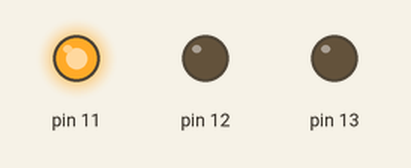
The sketch below on a simulated Arduino Uno, built with avr-gcc and run on an emulated ATmega328P. On the bench: output pins drawn as LEDs (lit = HIGH).

Above: at 0.5 s.
At 1.5 s:
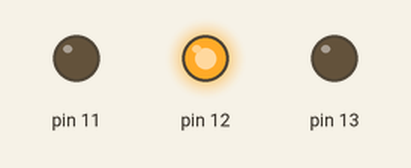
At 2.5 s:
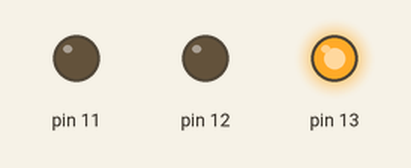
At 3.5 s:
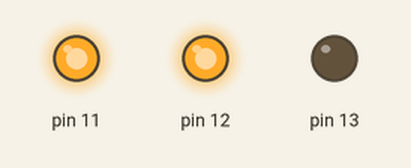
At 4.5 s:
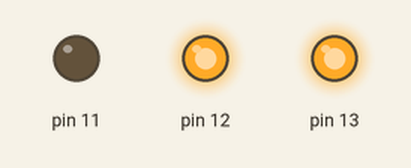
At 5.5 s:
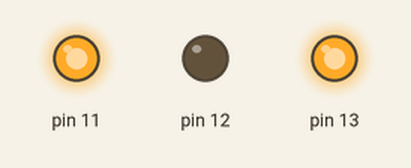
Timing chart, 0 to 7.8 s (numbered marks = the images above):
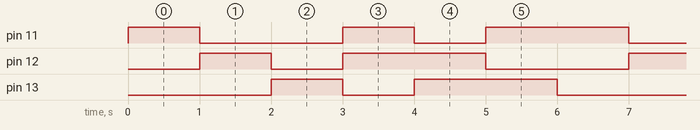

Measured:
- by itself, pin 11: repeats every 6.0 s: LOW 2.0 s, HIGH 1.0 s, LOW 1.0 s, HIGH 2.0 s
- by itself, pin 12, pin 13: repeats every 6.0 s: LOW 1.0 s, HIGH 2.0 s, LOW 2.0 s, HIGH 1.0 s
- by itself, everything shown: repeats every 6.0 s, in 7 steps

The sketch:

LED.ino
```cpp
/*
 Created by: Ian Smith-Chao
 Created on: March 2026

 Turns an LED on for one second, then off for one second, repeatedly.
*/

void setup()
{
  pinMode(11, OUTPUT);
  pinMode(12, OUTPUT);
  pinMode(13, OUTPUT);
}

void loop()
{
  // Turn on LED 11, turn off others
  digitalWrite(11, HIGH);
  digitalWrite(12, LOW);
  digitalWrite(13, LOW);
  delay(1000); // Wait for 1000 millisecond(s)

  // Turn on LED 12, turn off others
  digitalWrite(11, LOW);
  digitalWrite(12, HIGH);
  digitalWrite(13, LOW);
  delay(1000); // Wait for 1000 millisecond(s)

  // Turn on LED 13, turn off others
  digitalWrite(11, LOW);
  digitalWrite(12, LOW);
  digitalWrite(13, HIGH);
  delay(1000); // Wait for 1000 millisecond(s)

  // Turn on LED 11, turn off others
  digitalWrite(11, HIGH);
  digitalWrite(12, HIGH);
  digitalWrite(13, LOW);
  delay(1000); // Wait for 1000 millisecond(s)

  // Turn on LED 12, turn off others
  digitalWrite(11, LOW);
  digitalWrite(12, HIGH);
  digitalWrite(13, HIGH);
  delay(1000); // Wait for 1000 millisecond(s)

  // Turn on LED 13, turn off others
  digitalWrite(11, HIGH);
  digitalWrite(12, LOW);
  digitalWrite(13, HIGH);
  delay(1000); // Wait for 1000 millisecond(s)

  // Turn on LED 11, 12, and 13
  digitalWrite(11, HIGH);
  digitalWrite(12, HIGH);
  digitalWrite(13, HIGH);
}
```
